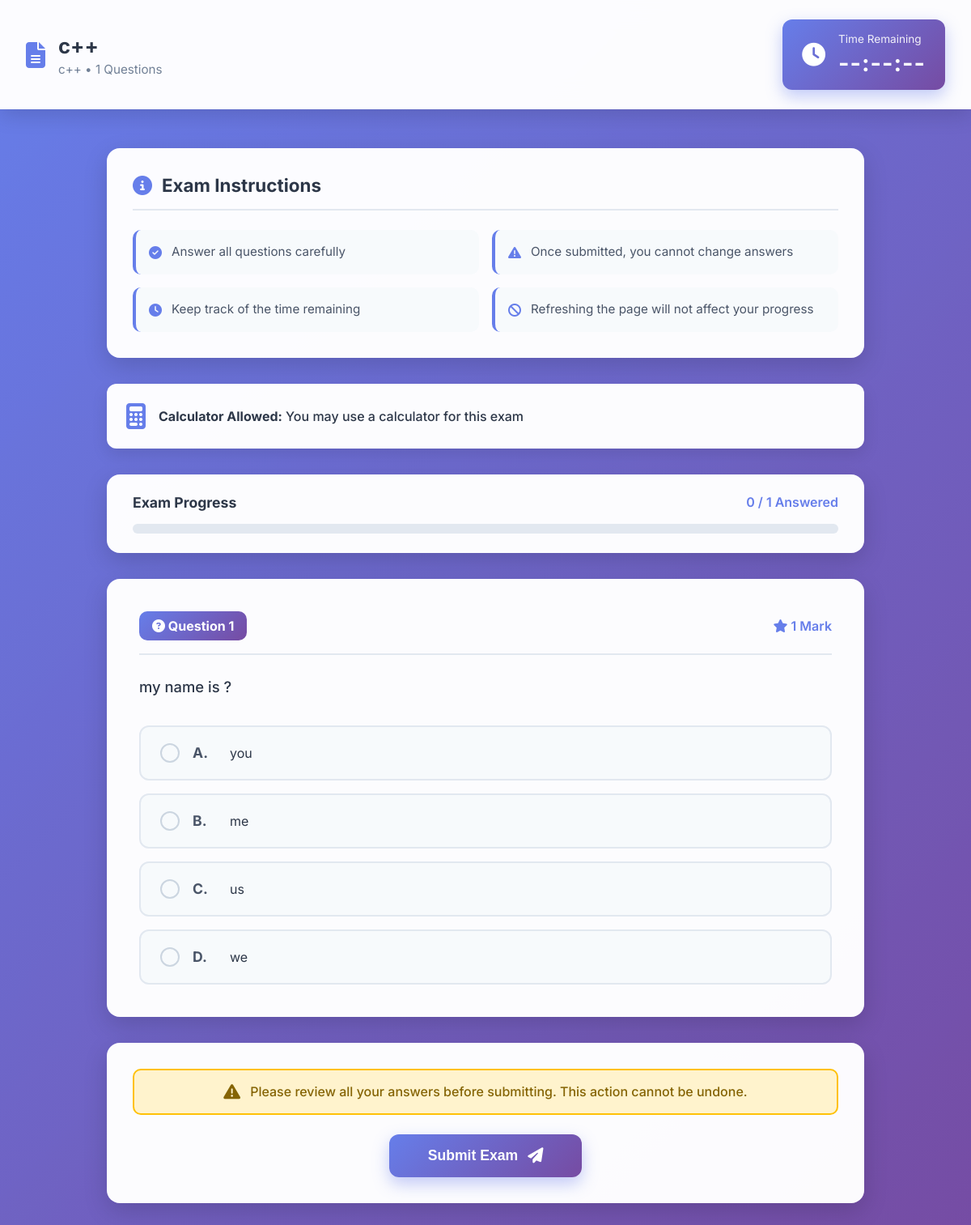
Screenshot of /accounts/student/exam/8/ (signed in) with the database file from the repository.
### accounts/models.py (models this page shows, shortened)
class Exam(models.Model):
    name = models.CharField(max_length=200)
    created_by = models.ForeignKey(User, on_delete=models.CASCADE)  # teacher
    is_active = models.BooleanField(default=True)
    allow_calculator = models.BooleanField(default=False)
    course = models.ForeignKey(Course, on_delete=models.CASCADE, default=1)
    subject = models.ForeignKey('Subject', on_delete=models.CASCADE, )

class Subject(models.Model):
    name = models.CharField(max_length=100)
    course = models.ForeignKey(Course, on_delete=models.CASCADE)

class Question(models.Model):
    exam = models.ForeignKey(Exam, on_delete=models.CASCADE)
    question_text = models.TextField()
    option1 = models.CharField(max_length=200)
    option2 = models.CharField(max_length=200)
    option3 = models.CharField(max_length=200, blank=True, null=True)
    option4 = models.CharField(max_length=200, blank=True, null=True)
    correct_option = models.CharField(max_length=10)  # 'option1', 'option2', etc

### accounts/views.py (the view, shortened to what this page needs)
# urls.py: path('student/exam/<int:exam_id>/', views.student_take_exam, name='student_take_exam'),
@login_required
def student_take_exam(request, exam_id):
    exam = get_object_or_404(Exam, id=exam_id)
    if not hasattr(request.user, 'profile'):
        Profile.objects.create(user=request.user, role='student', approved=True)
    profile = request.user.profile
    if profile.course and exam.subject.course != profile.course:
        return render(request, 'accounts/student_exams.html', {
            'error': 'You cannot take this exam - it is not for your course.',
            'exams': Exam.objects.filter(subject__course=profile.course, is_active=True)
        })
    questions = Question.objects.filter(exam=exam)
    if not questions.exists():
        return render(request, 'accounts/student_exams.html', {
            'error': 'This exam has no questions yet. Please check back later.',
            'exams': Exam.objects.filter(subject__course=profile.course, is_active=True)
        })
    student_exam, created = StudentExam.objects.get_or_create(
        student=request.user,
        exam=exam,
    )
    if student_exam.is_submitted:
        return render(request, 'accounts/student_exams.html', {
            'error': 'You have already completed this exam.',
            'exams': Exam.objects.filter(subject__course=profile.course, is_active=True)
        })
    return render(request, 'accounts/student_exams.html', {
        'exam': exam,
        'questions': questions
    })

### accounts/templates/accounts/student_exams.html (shortened to what this page needs)
<!DOCTYPE html>
<html lang="en">
<head>
    <link rel="stylesheet" href="https://cdnjs.cloudflare.com/ajax/libs/font-awesome/6.5.1/css/all.min.css">
</head>
<body>
    <div class="exam-header">
        <div class="exam-title">
            <i class="fas fa-file-alt"></i>
            <div>
                <h1>{{ exam.name }}</h1>
                <p>{{ exam.subject.name }} • {{ questions|length }} Questions</p>
            </div>
        </div>
        <div class="timer-container">
            <i class="fas fa-clock timer-icon"></i>
            <div class="timer-text">
                <p>Time Remaining</p>
                <div class="timer-display" id="timer">--:--:--</div>
            </div>
        </div>
    </div>
    <div class="exam-container">
        <div class="instructions-card">
            <div class="instructions-header">
                <i class="fas fa-info-circle"></i>
                <h2>Exam Instructions</h2>
            </div>
            <div class="instructions-list">
                <div class="instruction-item">
                    <i class="fas fa-check-circle"></i>
                    <p>Answer all questions carefully</p>
                </div>
                <div class="instruction-item">
                    <i class="fas fa-exclamation-triangle"></i>
                    <p>Once submitted, you cannot change answers</p>
                </div>
                <div class="instruction-item">
                    <i class="fas fa-clock"></i>
                    <p>Keep track of the time remaining</p>
                </div>
                <div class="instruction-item">
                    <i class="fas fa-ban"></i>
                    <p>Refreshing the page will not affect your progress</p>
                </div>
            </div>
        </div>
        {% if exam.allow_calculator %}
        <div class="calculator-note">
            <i class="fas fa-calculator"></i>
            <p><strong>Calculator Allowed:</strong> You may use a calculator for this exam</p>
        </div>
        {% endif %}
        <form method="POST" id="examForm">
            <div class="progress-container">
                <div class="progress-header">
                    <h3>Exam Progress</h3>
                    <span class="progress-stats"><span id="answered">0</span> / {{ questions|length }} Answered</span>
                </div>
                <div class="progress-bar-bg">
                </div>
            </div>
            {% for question in questions %}
            <div class="question-card">
                <div class="question-header">
                    <span class="question-number">
                        <i class="fas fa-question-circle"></i>
                        Question {{ forloop.counter }}
                    </span>
                    <span class="question-marks">
                        <i class="fas fa-star"></i> 1 Mark
                    </span>
                </div>
                <div class="question-text">{{ question.question_text }}</div>
                <div class="options-container">
                    <div class="option-item">
                        <label class="option-label" for="q{{ question.id }}_opt1">
                            <div class="option-indicator"></div>
                            <span class="option-letter">A.</span>
                            <span class="option-text">{{ question.option1 }}</span>
                        </label>
                    </div>
                    <div class="option-item">
                        <label class="option-label" for="q{{ question.id }}_opt2">
                            <div class="option-indicator"></div>
                            <span class="option-letter">B.</span>
                            <span class="option-text">{{ question.option2 }}</span>
                        </label>
                    </div>
                    {% if question.option3 %}
                    <div class="option-item">
                        <label class="option-label" for="q{{ question.id }}_opt3">
                            <div class="option-indicator"></div>
                            <span class="option-letter">C.</span>
                            <span class="option-text">{{ question.option3 }}</span>
                        </label>
                    </div>
                    {% endif %}
                    {% if question.option4 %}
                    <div class="option-item">
                        <label class="option-label" for="q{{ question.id }}_opt4">
                            <div class="option-indicator"></div>
                            <span class="option-letter">D.</span>
                            <span class="option-text">{{ question.option4 }}</span>
                        </label>
                    </div>
                    {% endif %}
                </div>
            </div>
            {% endfor %}
            <div class="submit-container">
                <div class="warning-message">
                    <i class="fas fa-exclamation-triangle"></i>
                    <span>Please review all your answers before submitting. This action cannot be undone.</span>
                </div>
                <button type="submit" class="submit-btn" onclick="return confirmSubmit()">
                    <span>Submit Exam</span>
                    <i class="fas fa-paper-plane"></i>
                </button>
            </div>
        </form>
    </div>
</body>
</html>

### rows the page displays
Exam: name "c++", subject.name "c++"
Question: question_text "my name is ?", option1 "you", option2 "me", option3 "us", option4 "we"

### other values shown
{{ questions|length }} "1"
